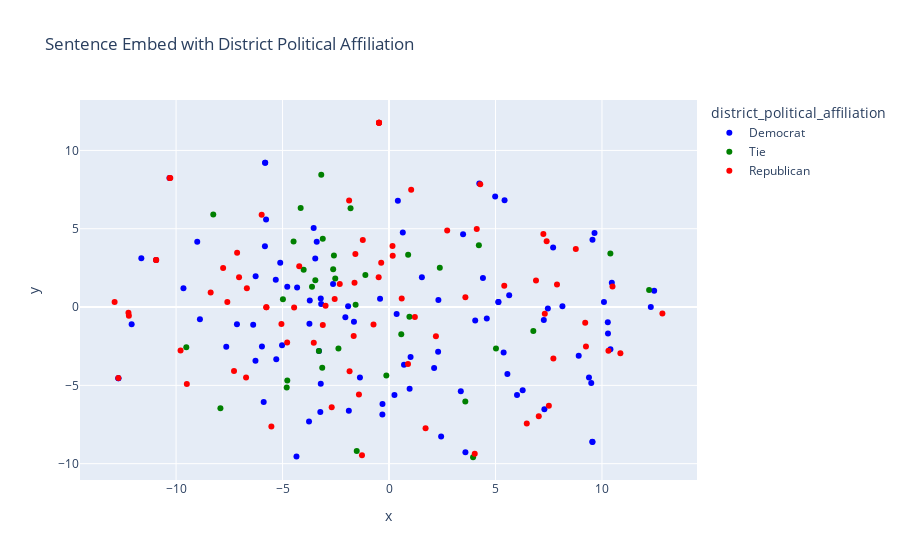

Notebook source saved alongside this figure:
### Code cell
fig = px.scatter(df_2d, x='x', y='y',title='Sentence Embed with District Political Affiliation', color='district_political_affiliation',color_discrete_map=color_discrete_map, hover_data=['schoolname', 'charter_political_affiliation', 'countydescription'])
fig.show()

### Figure 1 — Plotly figure (JSON) as saved in the notebook; plotly's stock layout.template omitted (floating-point values rounded to 4 significant figures; data arrays with more than 128 entries replaced by an {"elided": "..."} marker saying what was removed)
{"data": [{"customdata": {"elided": "94x3 str values"}, "hovertemplate": "district_political_affiliation=Democrat<br>x=%{x}<br>y=%{y}<br>schoolname=%{customdata[0]}<br>charter_political_affiliation=%{customdata[1]}<br>countydescription=%{customdata[2]}<extra></extra>", "legendgroup": "Democrat", "marker": {"color": "blue", "symbol": "circle"}, "mode": "markers", "name": "Democrat", "orientation": "v", "showlegend": true, "type": "scatter", "x": [-5.968, -4.317, -5.109, 5.643, -5.295, -12.09, -5.819, -4.779, -9.006, -3.186, 0.3583, 7.706, -5.774, 12.29, 2.447, 1.543, 5.382, -5.318, -3.539, -3.465, -3.737, -10.94, 4.24, 10.27, -3.227, 0.9669, 9.496, 5.135, 5.137, 12.45, 3.371, -0.3114, 3.587, 8.142, -3.206, 7.459, -5.024, -7.643, -6.264, -2.051, -8.881, 3.478, -3.206, -2.629, -12.71, -9.653, 7.268, -0.4212, -12.71, -1.921, 4.984, -3.721, -3.288, 1.012, -5.814, 2.318, 6.275, 5.426, -5.828, -3.395, 5.559, 0.4145, -10.31, 4.41, -6.271, -1.646, -3.757, -4.346, -1.365, -7.141, -6.379, 7.296, 9.65, -5.886, -1.887, 6.011, -0.3073, 9.547, 9.556, 10.46, 0.6466, 10.4, 10.28, 10.09, 2.305, 0.2555, 4.591, 0.7042, 4.047, 9.389, 2.118, 9.554, 8.908, -11.63], "xaxis": "x", "y": [-2.515, 1.255, 2.822, 0.7459, -3.338, -1.103, 9.215, 1.301, 4.164, 0.1985, -0.4362, 3.802, 5.584, 0.000756, -8.27, 1.906, -2.908, 1.737, 5.048, 3.093, -1.067, 3.002, 7.886, -0.9757, -6.693, -5.211, -4.85, 0.3165, 0.3157, 1.046, -5.377, -6.854, -9.276, 0.05006, 0.5508, -0.08476, -2.433, -2.531, 1.974, -0.6572, -0.7799, 4.644, -4.903, 1.466, -4.544, 1.195, -0.8207, 0.5301, -4.543, 0.05203, 7.055, 0.4187, -2.807, -3.181, 9.207, 0.4506, -5.304, 6.812, 3.887, 4.167, -4.277, 6.78, 8.241, 1.855, -3.431, -0.9397, -7.3, -9.534, -4.497, -1.094, -1.136, -6.519, 4.734, -6.055, -6.616, -5.618, -6.193, -8.599, -8.614, 1.556, 4.766, -2.698, -1.696, 0.33, -2.853, -5.609, -0.7351, -3.68, -0.8535, -4.5, -3.888, 4.303, -3.104, 3.11], "yaxis": "y"}, {"customdata": [["River Mill Academy", "Democrat", "Alamance"], ["The Hawbridge School", "Democrat", "Alamance"], ["Clover Garden", "Republican", "Alamance"], ["Alamance Community School", "Democrat", "Alamance"], ["Emereau: Bladen", "Democrat", "Bladen"], ["ArtSpace Charter School", "Democrat", "Buncombe"], ["IC Imagine ", "Democrat", "Buncombe"], ["The Franklin School of Innovation", "Tie", "Buncombe"], ["Francine Delany New School", "Democrat", "Buncombe"], ["Carolina International School", "Democrat", "Cabarrus"], ["Cabarrus Charter Academy", "Republican", "Cabarrus"], ["A.C.E. Academy", "Democrat", "Cabarrus"], ["Concord Lake STEAM Academy", "Republican", "Cabarrus"], ["Falls Lake Academy", "Republican", "Granville"], ["Oxford Preparatory", "Democrat", "Granville"], ["Summit Charter", "Republican", "Jackson"], ["The Academy of Moore County", "Republican", "Moore"], ["STARS Charter", "Tie", "Moore"], ["Moore Montessori Community School", "Democrat", "Moore"], ["Eno River Academy", "Tie", "Orange"], ["The Expedition School", "Tie", "Orange"], ["Arapahoe Charter School", "Tie", "Pamlico"], ["Millennium Charter Academy", "Republican", "Surry"], ["Union Academy", "Republican", "Union"], ["Union Day School", "Tie", "Union"], ["Union Prep Academy at Indian Trail", "Republican", "Union"], ["Monroe Charter Academy", "Tie", "Union"], ["Apprentice Academy High School", "Republican", "Union"], ["Dillard Academy", "Tie", "Wayne"], ["Wayne Preparatory Academy", "Tie", "Wayne"], ["Asheville PEAK Academy", "Democrat", "Buncombe"], ["Evergreen Community Charter", "Democrat", "Buncombe"], ["Bear Grass Charter School", "Tie", "Martin"], ["Paul R. Brown Leadership Academy", "Democrat", "Bladen"], ["Two Rivers Community School", "Democrat", "Watauga"]], "hovertemplate": "district_political_affiliation=Tie<br>x=%{x}<br>y=%{y}<br>schoolname=%{customdata[0]}<br>charter_political_affiliation=%{customdata[1]}<br>countydescription=%{customdata[2]}<extra></extra>", "legendgroup": "Tie", "marker": {"color": "green", "symbol": "circle"}, "mode": "markers", "name": "Tie", "orientation": "v", "showlegend": true, "type": "scatter", "x": [-0.1261, -2.525, -1.807, -1.516, -3.137, 0.8982, -3.46, -3.293, -4.009, 5.022, -4.982, -2.623, 6.777, -4.777, -2.375, -3.111, 3.582, -1.111, -2.588, 2.385, -9.52, -8.253, 0.5751, -4.482, -4.15, -3.182, 0.958, -3.618, -4.804, -1.568, 4.219, 12.21, 10.39, 3.948, -7.918], "xaxis": "x", "y": [-4.37, 1.818, 6.304, -9.188, -3.88, 3.338, 1.714, -2.813, 2.386, -2.65, 0.4975, 2.42, -1.525, -4.683, -2.646, 4.357, -6.029, 2.053, 3.29, 2.503, -2.571, 5.902, -1.74, 4.19, 6.331, 8.442, -0.6238, 1.292, -5.143, 0.1441, 3.942, 1.088, 3.416, -9.59, -6.464], "yaxis": "y"}, {"customdata": {"elided": "77x3 str values"}, "hovertemplate": "district_political_affiliation=Republican<br>x=%{x}<br>y=%{y}<br>schoolname=%{customdata[0]}<br>charter_political_affiliation=%{customdata[1]}<br>countydescription=%{customdata[2]}<extra></extra>", "legendgroup": "Republican", "marker": {"color": "red", "symbol": "circle"}, "mode": "markers", "name": "Republican", "orientation": "v", "showlegend": true, "type": "scatter", "x": [1.717, -1.852, -3.11, 1.213, -0.367, -12.24, 1.04, -9.494, 6.901, -6.713, 12.84, 0.173, -1.62, 7.247, 3.586, -0.7288, -10.94, -10.94, -5.052, -1.874, -12.22, -7.134, 6.469, -4.783, 7.315, 7.032, 7.718, 7.506, -7.79, -4.457, 0.164, -1.232, 10.87, -10.3, -2.98, -12.89, 0.5958, -6.675, -10.27, -9.788, -4.217, -8.375, -2.552, 5.411, 4.12, -7.593, -5.981, -0.4865, 4.284, -2.314, -5.766, 2.731, -12.71, -3.534, -1.58, -5.757, -1.659, -7.043, 10.3, 7.888, -1.27, 4.025, 9.213, -0.4691, -0.4691, -1.413, -0.4691, -0.4691, 9.248, -2.692, 0.8927, -7.279, 7.402, 2.202, 8.771, -5.525, 10.5], "xaxis": "x", "y": [-7.746, -4.102, -1.149, -0.6352, 2.829, -0.3644, 7.491, -4.912, 1.691, -4.491, -0.4123, 3.27, 1.553, 4.666, 0.6238, -1.121, 3.002, 3.002, -1.081, 6.797, -0.5513, 3.463, -7.428, -2.26, -0.4232, -6.974, -3.289, -6.294, 2.5, -0.03453, 3.899, 4.283, -2.956, 8.242, 0.08571, 0.3167, 0.5458, 1.201, 8.233, -2.778, 2.607, 0.9284, 0.5102, 1.367, 4.976, 0.3269, 5.887, 1.907, 7.844, 1.471, -0.01385, 4.886, -4.533, -2.278, 3.386, -0.005616, -1.854, 1.899, -2.785, 1.439, -9.458, -9.369, -1.009, 11.77, 11.77, -5.587, 11.77, 11.77, -2.524, -6.397, -3.632, -4.085, 4.208, -1.865, 3.714, -7.627, 1.308], "yaxis": "y"}], "layout": {"legend": {"title": {"text": "district_political_affiliation"}, "tracegroupgap": 0}, "title": {"text": "Sentence Embed with District Political Affiliation"}, "xaxis": {"anchor": "y", "domain": [0, 1], "title": {"text": "x"}}, "yaxis": {"anchor": "x", "domain": [0, 1], "title": {"text": "y"}}}}
